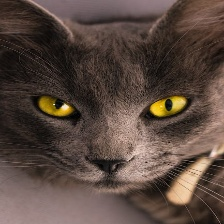
#> input picture datasets/cat_classifieddataimage/Angry/10.jpg, 224 x 224 px; its folder holds only this picture in this run
$ python -i preprocess_images.py   (imports and definitions only)
#> lines starting #> are read from the running program, lines starting #| are printed output that depends on the picture
"""
preprocess_images.py
Pipeline to load cat images, detect faces, resize (224x224), normalize,
apply augmentations (rotation, flip, brightness), and save to processed directory.
"""

import os
import cv2
import numpy as np
import glob

# Paths
INPUT_DIR = "../data/raw/images"
OUTPUT_DIR = "../data/processed/images"
TARGET_SIZE = (224, 224)

# OpenCV Cat Face Haar Cascade
CASCADE_PATH = cv2.data.haarcascades + 'haarcascade_frontalcatface.xml'
cat_cascade = cv2.CascadeClassifier(CASCADE_PATH)

def apply_augmentations(image):
    """Applies rotation, horizontal flip, and brightness shift."""
    augmented_images = []

    # 1. Original (already processed/resized)
    augmented_images.append(image)

    # 2. Horizontal Flip
    flipped = cv2.flip(image, 1) # 1 means horizontal
    augmented_images.append(flipped)

    # 3. Rotation (+15 degrees and -15 degrees)
    rows, cols = image.shape[:2]
    M_plus = cv2.getRotationMatrix2D((cols/2, rows/2), 15, 1)
    rotated_plus = cv2.warpAffine(image, M_plus, (cols, rows), borderMode=cv2.BORDER_REFLECT)
    augmented_images.append(rotated_plus)

    M_minus = cv2.getRotationMatrix2D((cols/2, rows/2), -15, 1)
    rotated_minus = cv2.warpAffine(image, M_minus, (cols, rows), borderMode=cv2.BORDER_REFLECT)
    augmented_images.append(rotated_minus)

    # 4. Brightness Shift (+30 and -30)
    hsv = cv2.cvtColor(image, cv2.COLOR_RGB2HSV)
    h, s, v = cv2.split(hsv)

    v_plus = cv2.add(v, 30)
    hsv_plus = cv2.merge((h, s, v_plus))
    bright = cv2.cvtColor(hsv_plus, cv2.COLOR_HSV2RGB)
    augmented_images.append(bright)

    v_minus = cv2.subtract(v, 30)
    hsv_minus = cv2.merge((h, s, v_minus))
    dark = cv2.cvtColor(hsv_minus, cv2.COLOR_HSV2RGB)
    augmented_images.append(dark)

    return augmented_images

def process_image(img_path, output_class_dir):
    """
    Loads image, detects face, resizes to 224x224, converts to RGB,
    normalizes internally prior to augmentations (rescaled for saving),
    augments, and saves.
    """
#> called with output_class_dir = 'out.png'
    img = cv2.imread(img_path)
#> img is the input picture: shape (224, 224, 3); mean B, G, R 63.2, 72, 88.5
    if img is None:
        print(f"Failed to load {img_path}")
        return

    # Convert BGR to RGB
    img_rgb = cv2.cvtColor(img, cv2.COLOR_BGR2RGB)

    # Detect face (use grayscale for detection)
    gray = cv2.cvtColor(img, cv2.COLOR_BGR2GRAY)
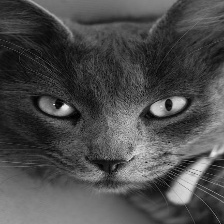
#> gray: shape (224, 224); min 0, max 237, mean 75.9

    # Check if cascade loaded successfully
    if not cat_cascade.empty():
        faces = cat_cascade.detectMultiScale(gray, scaleFactor=1.1, minNeighbors=3, minSize=(50, 50))
#> faces = ()
    else:
        faces = []

    # Crop to face if detected, otherwise use full image
    if len(faces) > 0:
        (x, y, w, h) = faces[0] # Take the first detected cat face
        cropped = img_rgb[y:y+h, x:x+w]
    else:
        cropped = img_rgb

    # Resize to 224x224
    resized = cv2.resize(cropped, TARGET_SIZE)

    # Normalize pixel values (0 to 1) for the pipeline
    # Note: We scale it to 0-1 here as requested, but we multiply by 255.0 to
    # generate valid image representations (for augmenting/saving to disc)
    normalized = resized.astype(np.float32) / 255.0
    rescaled = (normalized * 255.0).astype(np.uint8)

    # Augment
    aug_images = apply_augmentations(rescaled)
#> in apply_augmentations, `rotated_minus = cv2.warpAffine(image, M_minus, (cols, rows), borderMod..`:
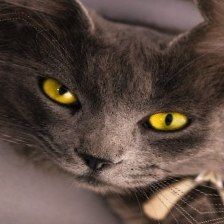
#> rotated_minus: shape (224, 224, 3); mean R, G, B 89.6, 73.1, 64.4
#> in apply_augmentations, `hsv = cv2.cvtColor(image, cv2.COLOR_RGB2HSV)`: hsv: shape (224, 224, 3); mean H, S, V 16.5, 78.5, 88.6
#> in apply_augmentations, `h, s, v = cv2.split(hsv)`:
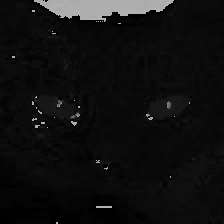
#> h: shape (224, 224); min 0, max 179, mean 16.5
#> in apply_augmentations, `h, s, v = cv2.split(hsv)`:
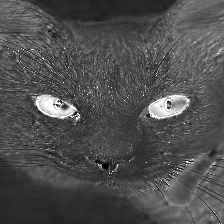
#> s: shape (224, 224); min 0, max 255, mean 78.5
#> in apply_augmentations, `v_plus = cv2.add(v, 30)`:
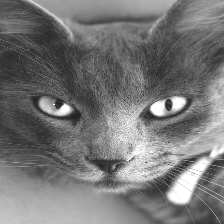
#> v_plus: shape (224, 224); min 30, max 255, mean 118.4
#> in apply_augmentations, `hsv_plus = cv2.merge((h, s, v_plus))`: hsv_plus: shape (224, 224, 3); mean H, S, V 16.5, 78.5, 118.4
#> in apply_augmentations, `bright = cv2.cvtColor(hsv_plus, cv2.COLOR_HSV2RGB)`:
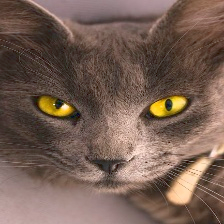
#> bright: shape (224, 224, 3); mean R, G, B 118.4, 95.3, 83.4
#> in apply_augmentations, `hsv_minus = cv2.merge((h, s, v_minus))`: hsv_minus: shape (224, 224, 3); mean H, S, V 16.5, 78.5, 59.1
#> in apply_augmentations, `dark = cv2.cvtColor(hsv_minus, cv2.COLOR_HSV2RGB)`:
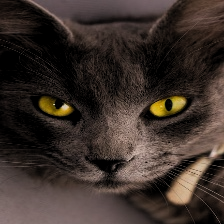
#> dark: shape (224, 224, 3); mean R, G, B 59.1, 47.9, 42.2
#> aug_images = 6 items

    # Save processed images
    base_name = os.path.splitext(os.path.basename(img_path))[0]
    for idx, aug_img in enumerate(aug_images):
        save_path = os.path.join(output_class_dir, f"{base_name}_aug_{idx}.jpg")
        # OpenCV saves in BGR, so convert back from RGB before saving
        cv2.imwrite(save_path, cv2.cvtColor(aug_img, cv2.COLOR_RGB2BGR))
#> this loop made 6 passes

def main():
    if not os.path.exists(INPUT_DIR):
        print(f"Input directory {INPUT_DIR} not found. Please place raw images here.")
        # Create directories to help the user
        os.makedirs(INPUT_DIR, exist_ok=True)
        return

    os.makedirs(OUTPUT_DIR, exist_ok=True)

    classes = os.listdir(INPUT_DIR)
    for cls in classes:
        cls_path = os.path.join(INPUT_DIR, cls)
        if not os.path.isdir(cls_path):
            continue

        out_cls_path = os.path.join(OUTPUT_DIR, cls)
        os.makedirs(out_cls_path, exist_ok=True)

        img_paths = glob.glob(os.path.join(cls_path, '*.*'))
        print(f"Processing {len(img_paths)} images for class '{cls}'...")
        for p in img_paths:
            # Avoid processing unknown files
            if p.lower().endswith(('.jpg', '.jpeg', '.png')):
                process_image(p, out_cls_path)

    print("Image preprocessing complete.")

# [2 lines not run here, left out]

>>> result = process_image('../datasets/cat_classifieddataimage/Angry/10.jpg', 'out.png')

$ run again, on datasets/cat_classifieddataimage/Angry/23.jpg
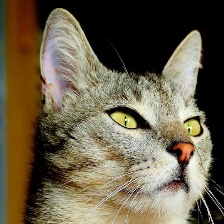
#> input picture datasets/cat_classifieddataimage/Angry/23.jpg, 224 x 224 px
#> in process_image, img is the input picture: shape (224, 224, 3); mean B, G, R 73.6, 95.2, 105.4
#> in process_image, `gray = cv2.cvtColor(img, cv2.COLOR_BGR2GRAY)`:
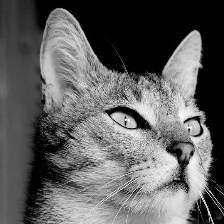
#> gray: shape (224, 224); min 0, max 250, mean 95.8
#> faces = ()
#> hsv: shape (224, 224, 3); mean H, S, V 25.7, 91.2, 106.2
#> hsv_plus: shape (224, 224, 3); mean H, S, V 25.7, 91.2, 136
#> hsv_minus: shape (224, 224, 3); mean H, S, V 25.7, 91.2, 83.8
#> in apply_augmentations, `dark = cv2.cvtColor(hsv_minus, cv2.COLOR_HSV2RGB)`:
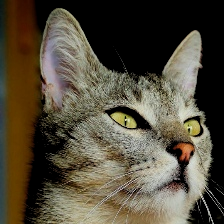
#> dark: shape (224, 224, 3); mean R, G, B 83.2, 75.7, 59.4
#> aug_images = 6 items
#> the loop in process_image, `for idx, aug_img in enumerate(aug_images):` made 6 passes

$ run again, on datasets/cat_classifieddataimage/Angry/24.jpg
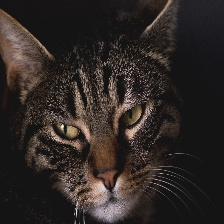
#> input picture datasets/cat_classifieddataimage/Angry/24.jpg, 224 x 224 px
#> in process_image, img is the input picture: shape (224, 224, 3); mean B, G, R 37.5, 40.5, 47.2
#> faces = ()
#> hsv: shape (224, 224, 3); mean H, S, V 36.1, 46.4, 47.5
#> hsv_plus: shape (224, 224, 3); mean H, S, V 36.1, 46.4, 77.5
#> in apply_augmentations, `bright = cv2.cvtColor(hsv_plus, cv2.COLOR_HSV2RGB)`:
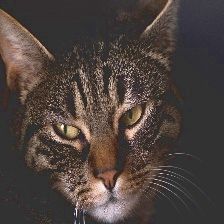
#> bright: shape (224, 224, 3); mean R, G, B 76.9, 66.4, 62.3
#> hsv_minus: shape (224, 224, 3); mean H, S, V 36.1, 46.4, 21.8
#> in apply_augmentations, `dark = cv2.cvtColor(hsv_minus, cv2.COLOR_HSV2RGB)`:
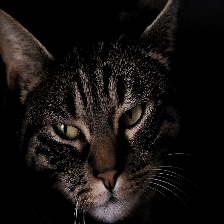
#> dark: shape (224, 224, 3); mean R, G, B 21.7, 18, 16.3
#> aug_images = 6 items
#> the loop in process_image, `for idx, aug_img in enumerate(aug_images):` made 6 passes

$ run again, on datasets/cat_classifieddataimage/Angry/56.jpg
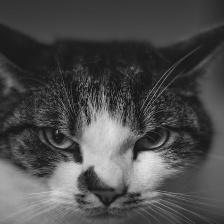
#> input picture datasets/cat_classifieddataimage/Angry/56.jpg, 224 x 224 px
#> in process_image, img is the input picture: shape (224, 224, 3); min 5, max 228, mean 75.7
#> faces = ()
#> hsv: shape (224, 224, 3); mean H, S, V 0, 0, 75.7
#> h: shape (224, 224); every value is 0
#> hsv_plus: shape (224, 224, 3); mean H, S, V 0, 0, 105.7
#> in apply_augmentations, `v_minus = cv2.subtract(v, 30)`:
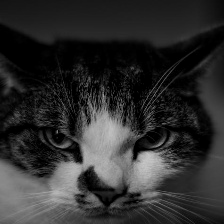
#> v_minus: shape (224, 224); min 0, max 198, mean 46
#> hsv_minus: shape (224, 224, 3); mean H, S, V 0, 0, 46
#> aug_images = 6 items
#> the loop in process_image, `for idx, aug_img in enumerate(aug_images):` made 6 passes
